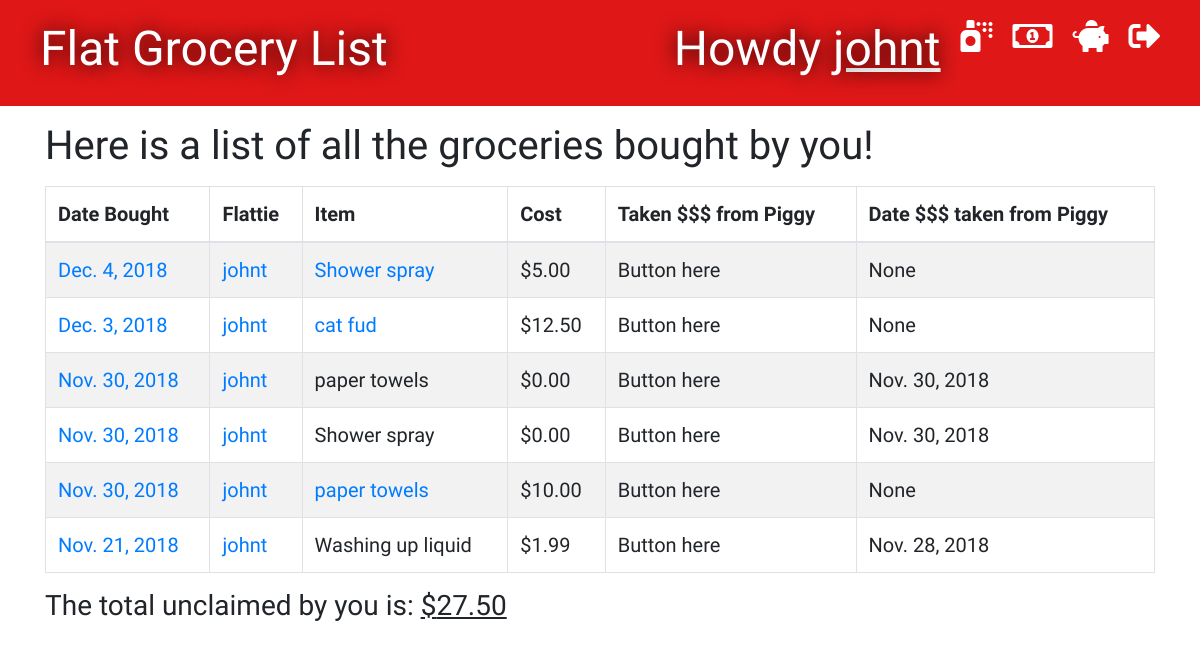
/groceries/purchaser/ (signed in), run on the app's committed database.
### groceries/models.py (models this page shows, shortened)
class Grocery(models.Model):
    person = models.ForeignKey('auth.User', on_delete=models.CASCADE)
    item = models.CharField(max_length=100)
    cost = models.DecimalField(max_digits=8, decimal_places=2)
    bought_date = models.DateField(default=timezone.now)
    paid_date = models.DateField(blank=True, null=True)

### groceries/views.py (the view)
# urls.py: path('groceries/purchaser/', views.user_purchaser_list, name='user_purchaser_list'),
@ login_required
def user_purchaser_list(request):
    groceries = Grocery.objects.filter(person=request.user).order_by('-bought_date')
    person = 'you'
    outstanding_groceries = Grocery.objects.filter(person=request.user).filter(paid_date__isnull=True).order_by('-bought_date')
    total = 0
    for grocery in outstanding_groceries:
        total += grocery.cost
    stuff_for_front_end = {'groceries': groceries, 'person': person, 'total': total}
    return render(request, 'groceries/purchaser.html', stuff_for_front_end)

### groceries/templates/groceries/purchaser.html (shortened to what this page needs)
{% extends 'groceries/base.html' %}
{% block content %}
    <h1>Here is a list of all the groceries bought by {{ person}}!</h1>
    <table id="tablePreview" class="table table-striped table-hover table-bordered">
        <thead>
        <tr>
            <th>Date Bought</th>
            <th>Flattie</th>
            <th>Item</th>
            <th>Cost</th>
            <th>Taken $$$ from Piggy</th>
            <th>Date $$$ taken from Piggy</th>
        </tr>
        </thead>
        <tbody>
            {% for grocery in groceries %}
                <tr>
                    <td><a href="{% url 'bought_date_list' bought_date=grocery.bought_date %}">{{ grocery.bought_date }}</a></td>
                    <td><a href="{% url 'purchaser_list' person_id=grocery.person_id %}">{{ grocery.person }}</a></td>
                    {% if not grocery.paid_date %}
                        <td><a href="{% url 'edit_item' pk=grocery.pk %}">{{ grocery.item }}</a></td>
                    {% else %}
                        <td>{{ grocery.item }}</td>
                    {% endif %}
                    <td>${{ grocery.cost }}</td>
                    <td>Button here</td>
                    <td>{{ grocery.paid_date }}</td>
                </tr>
            {% endfor %}
        </tbody>
    </table>
    <div>
        <h3>The total unclaimed by {{ person }} is: <u>${{ total }}</u></h3>
    </div>
{% endblock %}

### groceries/templates/groceries/base.html (shortened to what this page needs)
{% load staticfiles %}
<!DOCTYPE html>
<html lang="en">
<head>
    <link rel="stylesheet" href="https://stackpath.bootstrapcdn.com/bootstrap/4.1.3/css/bootstrap.min.css">
    <link rel="stylesheet" href="{% static 'css/groceries.css' %}">
    <link rel="stylesheet" href="https://use.fontawesome.com/releases/v5.5.0/css/all.css"
>
</head>
<body>
<div class="page-header">
    {% if user.is_authenticated %}
        <a href="{% url 'logout' %}" class="top-menu"><i class="fas fa-sign-out-alt fa-2x"></i></a>
        <a href="{% url 'piggy_top_up_list' %}" class="top-menu"><i class="fas fa-piggy-bank fa-2x"></i></a>
        <a href="{% url 'piggy_page' %}" class="top-menu"><i class="far fa-money-bill-alt fa-2x"></i></a>
        <a href="{% url 'groceries_new' %}" class="top-menu"><i class="fas fa-spray-can fa-2x"></i></a>
        <h1 class="top-menu">Howdy <a href="{% url 'user_purchaser_list' %}"><u>{{ user.username }}</u></a></h1>
    {% endif %}
    <h1><a href="{% url 'grocery_list' %}">Flat Grocery List</a></h1>
</div>
<div class="'content container">
    <div class="'row">
        <div class="'col-md-8">
            {% block content %}
            {% endblock %}
        </div>
    </div>
</div>
</body>
</html>

### groceries/static/css/groceries.css (style rules this page uses)
.page-header { background-color: #DF1717; margin-top: 0; padding: 20px 20px 20px 40px; }
.page-header h1, .page-header h1 a { color: #ffffff; text-shadow: 0 0 20px black; font-size: 36pt; text-decoration: none; }
.table { font-family: 'Indie Flower', cursive; font-size: 15pt; }
h1, h2, h3, h4 { font-family: 'Indie Flower', cursive; }
.top-menu, .top-menu:hover { color: #ffffff; float: right; margin-right: 20px; }

### data on the page
Grocery: bought_date "Dec. 4, 2018", person "johnt", item "Shower spray", cost "5.00", paid_date "None"
Grocery: bought_date "Dec. 3, 2018", person "johnt", item "cat fud", cost "12.50", paid_date "None"
Grocery: bought_date "Nov. 30, 2018", person "johnt", item "paper towels", cost "0.00", paid_date "Nov. 30, 2018"
Grocery: bought_date "Nov. 30, 2018", person "johnt", item "Shower spray", cost "0.00", paid_date "Nov. 30, 2018"
Grocery: bought_date "Nov. 30, 2018", person "johnt", item "paper towels", cost "10.00", paid_date "None"
Grocery: bought_date "Nov. 21, 2018", person "johnt", item "Washing up liquid", cost "1.99", paid_date "Nov. 28, 2018"

### other printed values
{{ user.username }} "johnt"
{{ person }} "you"
{{ total }} "27.50"
